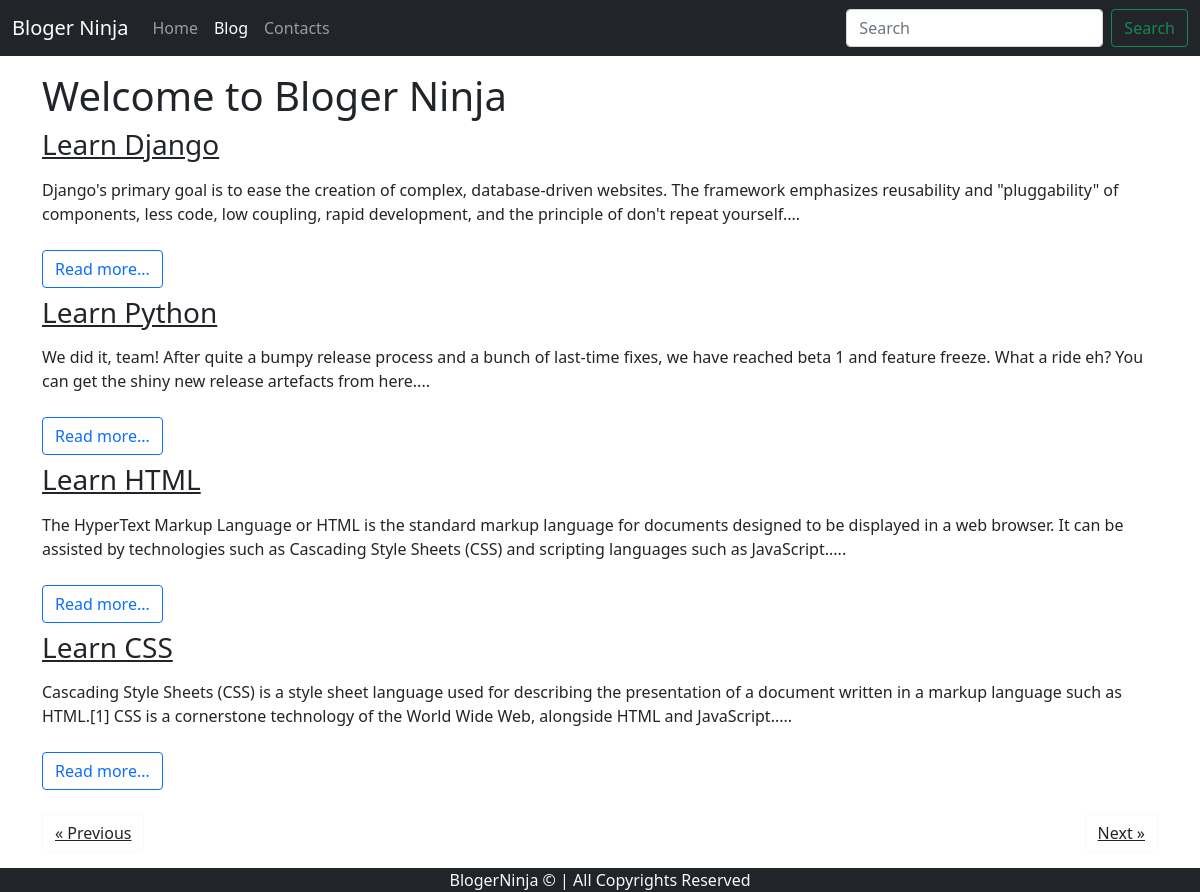
Page /blog on the committed database.
### blog/models.py (models this page shows, shortened)
class Blog(models.Model):
    sno = models.AutoField(primary_key=True)
    title = models.CharField( max_length=200)
    content = models.TextField()
    shortdesc = models.CharField( max_length=300,default="")
    slug = models.CharField(max_length=100)
    time = models.DateTimeField(auto_now_add=True)

### blog/views.py (the view)
# urls.py: path('blog', views.blog, name='blog'),
def blog(request):
    no_of_posts = 4
    page = request.GET.get('page')
    if page is None:
        page = 1
    else:
        page= int(page)
    blogs= Blog.objects.all()
    length= len(blogs)
    blogs= blogs[(page-1)*no_of_posts: page*no_of_posts]
    if page>1:
        prev = page - 1
    else:
        prev = None
    if page<math.ceil(length/no_of_posts):
        nxt = page + 1
    else:
        nxt = None
    context = {'blogs': blogs,'prev':prev,'nxt':nxt}
    return render(request,'bloghome.html',context)

### templates/bloghome.html (shortened to what this page needs)
{% extends 'base.html' %}
{% block blogactive %}active{% endblock blogactive %}
{% block body %}
<div class="container my-3">
  <h1>Welcome to Bloger Ninja </h1>
  {% for blog in blogs %}
  <h3><a href="/blogpost/{{blog.slug}} " class='text-dark'>{{blog.title}}</a></h3>
  <div class="media my-3">
    {{blog.shortdesc|slice:245}}....
  </div>
  <a href="/blogpost/{{blog.slug}} " class='text-dark'> <button class="btn btn-outline-primary my-2">Read more...</button></a>
  {% endfor %}
<div class="my-3">
  {% if prev %}
  <button  class="btn btn-outline-light"> <a class='text-dark' href="/blog?page={{prev}}">&laquo; Previous</a></button>
  {% else %}
  <button  class="btn btn-outline-light"><a class='text-dark' href="#">&laquo; Previous</a></button>
  {% endif %}
  {% if nxt %}
  <button  class="btn btn-outline-light" style="float:right;"> <a class='text-dark' href="/blog?page={{nxt}}">Next &raquo;</a></button>
  {% else %}
  <button  class="btn btn-outline-light" style="float:right;"><a class='text-dark' href="#">Next &raquo;</a></button>
  {% endif %}
</div>
</div>
{% endblock body %}

### templates/base.html (shortened to what this page needs)
<!doctype html>
<html lang="en">
<head>
  <link href="https://cdn.jsdelivr.net/npm/bootstrap@5.1.3/dist/css/bootstrap.min.css" rel="stylesheet"
>
</head>
<body>
  <nav class="navbar navbar-expand-lg navbar-dark bg-dark">
    <div class="container-fluid">
      <a class="navbar-brand" href="/">Bloger Ninja</a>
      <div class="collapse navbar-collapse" id="navbarSupportedContent">
        <ul class="navbar-nav me-auto mb-2 mb-lg-0">
          <li class="nav-item">
            <a class="nav-link {% block homeactive %}{% endblock homeactive %}" aria-current="page" href="/">Home</a>
          </li>
          <li class="nav-item">
            <a class="nav-link {% block blogactive %}{% endblock blogactive %}" aria-current="page"
              href="/blog">Blog</a>
          </li>
          <li class="nav-item">
            <a class="nav-link {% block contactactive %}{% endblock contactactive %}" aria-current="page"
              href="/contact">Contacts</a>
          </li>
        </ul>
        <form action='/search' method='get' class="d-flex">
          <input class="form-control me-2" type="search" placeholder="Search" aria-label="Search">
          <button class="btn btn-outline-success" type="submit">Search</button>
        </form>
      </div>
    </div>
  </nav>
  {% block body %}{% endblock body %}
  <div class="container-fluid mx-0 px-0">
    <footer class="text-center text-light bg-dark">BlogerNinja &copy; | All Copyrights Reserved </footer>
  </div>
</body>
</html>

### templates/bloghome.html (style rules this page uses)
.container { min-height: 90vh; }

### rows in the picture
Blog: title "Learn Django", shortdesc "Django's primary goal is to ease the creation of complex, database-driven websites. The framework emphasizes reusability and \"pluggability\" of components, less code, low coupling, rapid development, and the principle of don't repeat yourself"
Blog: title "Learn Python", shortdesc "We did it, team! After quite a bumpy release process and a bunch of last-time fixes, we have reached beta 1 and feature freeze. What a ride eh? You can get the shiny new release artefacts from here"
Blog: title "Learn HTML", shortdesc "The HyperText Markup Language or HTML is the standard markup language for documents designed to be displayed in a web browser. It can be assisted by technologies such as Cascading Style Sheets (CSS) and scripting languages such as JavaScript."
Blog: title "Learn CSS", shortdesc "Cascading Style Sheets (CSS) is a style sheet language used for describing the presentation of a document written in a markup language such as HTML.[1] CSS is a cornerstone technology of the World Wide Web, alongside HTML and JavaScript."
